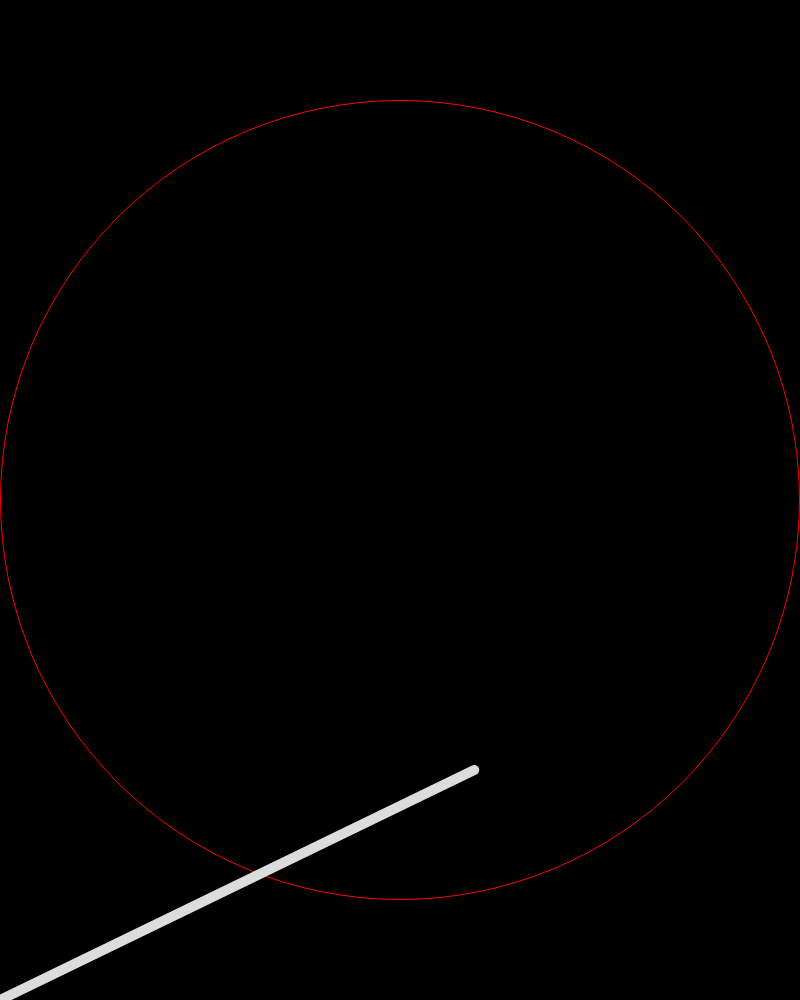
Frame 1 (no input)
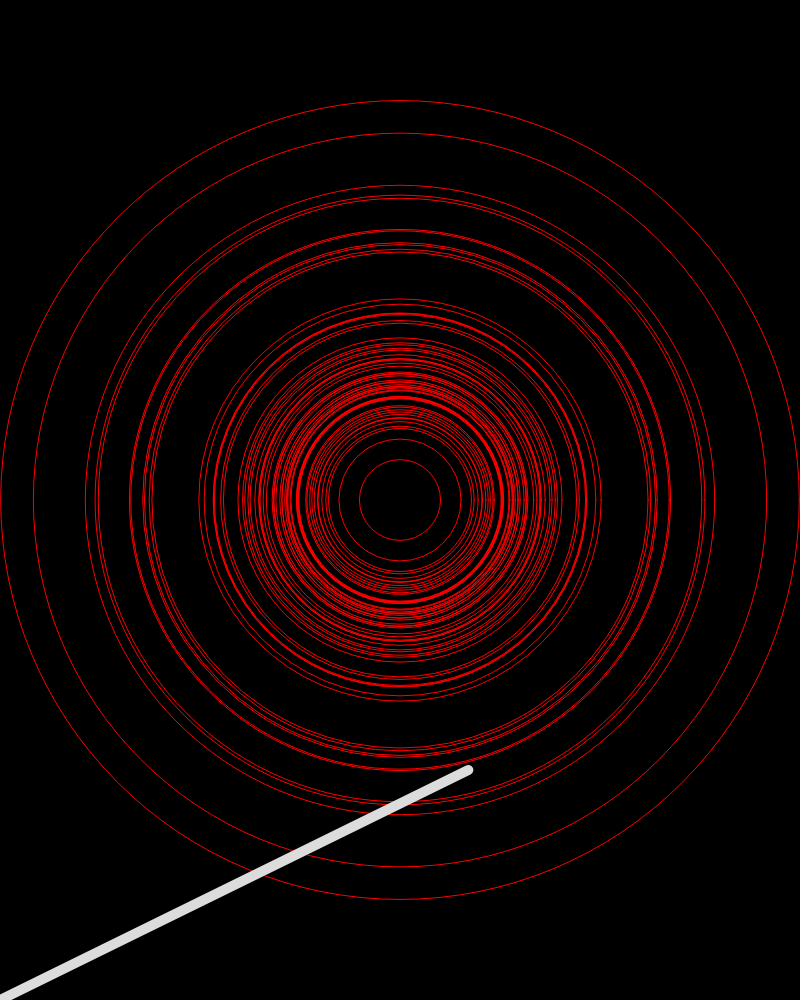
Frame 60 (no input)
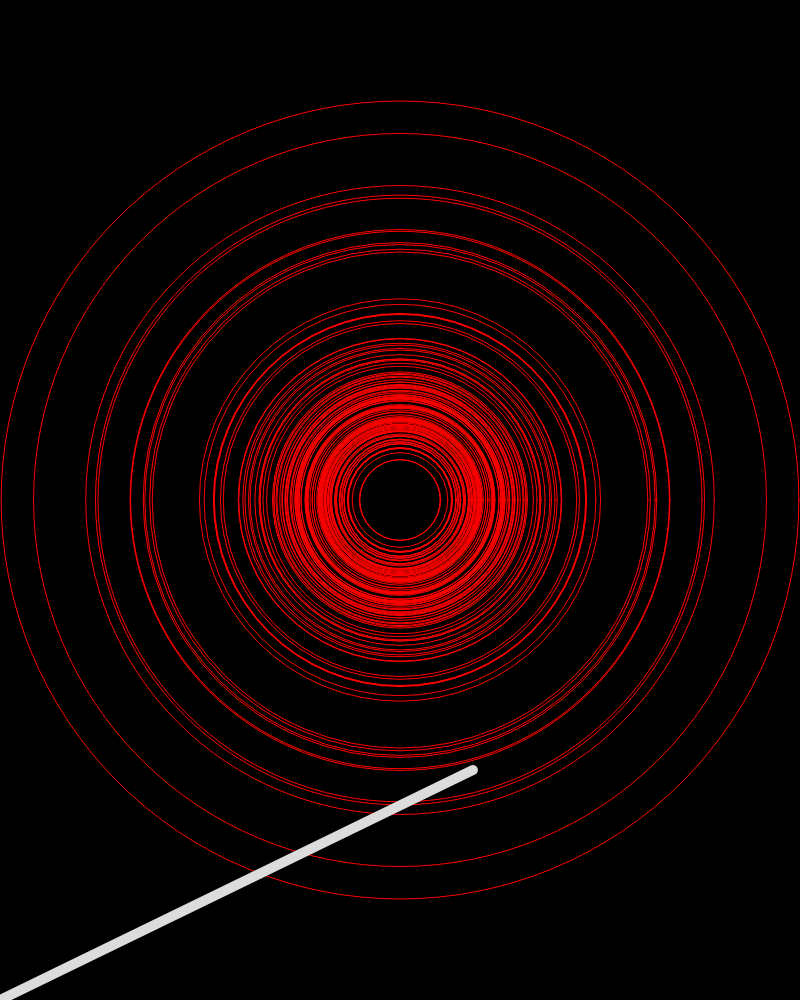
Frame 120 (the mouse pressed at the canvas centre since frame 60)

The p5.js sketch that drew these frames (run headless with seeded random() and noise() and a simulated clock; from frame 60 on, the mouse is pressed at the canvas centre):

// p5.js sketch
// ── sketch.js
let n;
var circles = [];

let FPS = 40;




function setup() {
  createCanvas(800, 1000);

 
 n = 1600;
  
  
}

function draw() {
  if (circles.length < n) {
    circles.push(new Circ());  
  }


  background(0);
  for (var i=0; i<circles.length; i++) {
    circles[i].draw();
  }
  push();
  stroke(220);
  strokeWeight(10)
    line(0,height, width/2 + 70 + random(-3,6), height/2 + 270 ) //the vinyl needle 
  pop();

}

function distBetweenCircles(circle1, circle2) {
  
  return (dist(circle1.x, circle1.y, circle2.x, circle2.y) - 0.5*(circle1.r + circle2.r));
  
}
  
function Circ(x_, y_, r_) {
  
  if (x_===undefined) {
    do {
      done = true;
      this.x = random(width);
      this.y = random(height);
      this.r = 1;
      
      minDist = width;
      for (var i=0; i<circles.length; i++) {
        var dOther = distBetweenCircles(this, circles[i]);
        if (dOther < 0) done = false;
        else {
          if (dOther < minDist) minDist = dOther;
        }
      }
    } while(!done);
    this.r -= minDist; // -= makes the circles "fall in" on themselves
  }
  else {
    this.x = x_;
    this.y = y_;
    this.r = r_;
  }

  this.draw = function() {
    let t = frameCount/FPS //control how fast the vinyl starts spinning out of control
    push();
    translate(width/2, height/2); //start each circle in the middle instead of randomly like with reg circle packing
    noFill();
    strokeWeight(1)
    stroke(255,0,0);
    ellipse(0, 0, this.r + random(5) * t/10, this.r + random(5) * t/10); //random adds the spinning effect 
    pop();
  }
}
